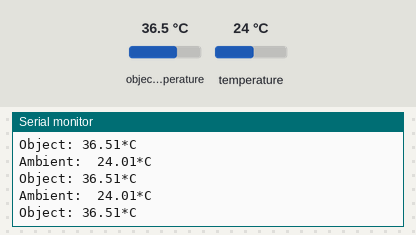
Bench run of a sketch on a simulated Arduino Uno, built with avr-gcc and run on an emulated ATmega328P. On the bench: the last lines printed to the serial monitor. Inputs (shaded band) come from the test bench; at power-on: object temperature 36.5 °C, temperature 24 °C.

Above: at 1.2 s.
1.3 s: object temperature set to 20 °C
At 1.8 s:
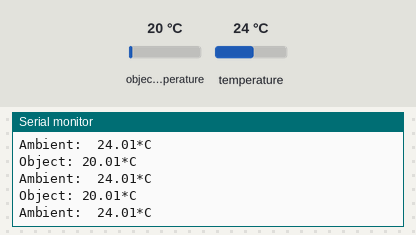
4.3 s: temperature set to 12 °C
At 5.0 s:
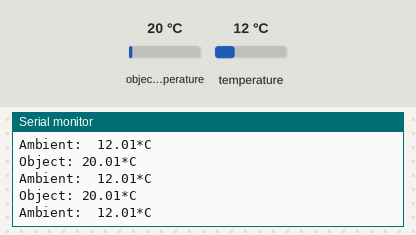
5.8 s: object temperature set to 26 °C
At 6.6 s:
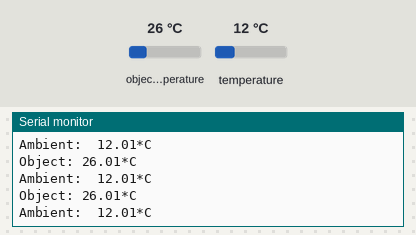
Timing chart, 0 to 8.8 s (numbered marks = the images above; inputs shaded):
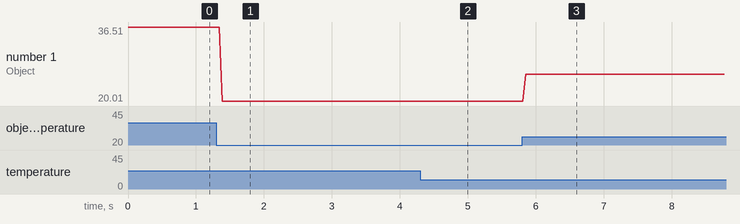

The sketch:

thermal_sensor1.ino
```cpp
#include <Wire.h>
#include <SparkFunMLX90614.h>

IRTherm therm;

void setup() {
  Serial.begin(9600);
  therm.begin();
  therm.setUnit(TEMP_C);        //selected temperature celcius
}

void loop() {

    if(therm.read()){             //On Success, read() will return 1, On Fail 0

    Serial.print("Object: " +String(therm.object(), 2));
    Serial.write('*');
    Serial.println("C");
    Serial.print("Ambient:  "+String(therm.ambient(), 2));
    Serial.write('*');
    Serial.println("C");
    Serial.println();
    delay(20);
      }
}
```

Measured:
- after the input at 1.3 s, the serial monitor: prints a new line after 0.08 s (image 1)
- after the input at 4.3 s, the serial monitor: prints a new line after 0.07 s (image 2)
- after the input at 5.8 s, the serial monitor: prints a new line after 0.05 s (image 3)
- plotted number 1: 36.51 → 20.01 after the input at 1.3 s, 20.01 → 26.01 after the input at 5.8 s
